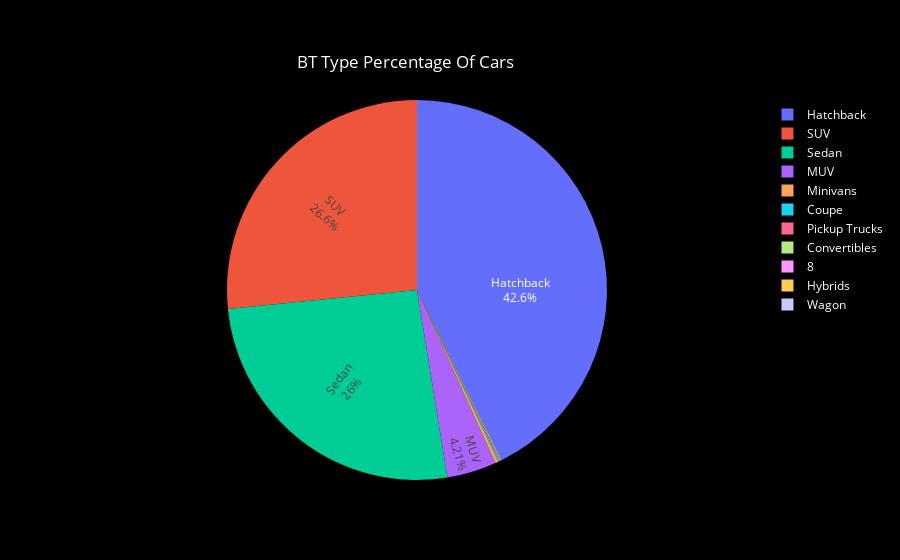

This figure's notebook cell:
### Markdown cell above
### BT Type Vs OEM Vs Price

### Code cell
# Percentage of cars in each BT Type

import plotly.graph_objects as go

FuelCountFrame = detail_frame.bt.value_counts().to_frame().reset_index()

labels = FuelCountFrame.bt.to_list()
values = FuelCountFrame['count'].to_list()

colors = ['gold', 'mediumturquoise', 'darkorange', 'lightgreen']

fig = go.Figure(data=[go.Pie(labels=labels, values=values, textinfo='label+percent',
                             insidetextorientation='radial'
                            )])

fig.update_traces(textposition='inside')
fig.update_layout(uniformtext_minsize=9, uniformtext_mode='hide')

fig.update_layout(title_text="BT Type Percentage Of Cars")
fig.update_layout(title=dict(x=0.45, y=0.9))
fig.update_layout(
    plot_bgcolor='black',  # Set background color to black
    paper_bgcolor='black',  # Set paper (outside plot area) color to black
    font=dict(color='white')  # Set text color to white
)
fig.show()

#Hatchback, SUV, Sedan cars are available in maximum
#only one Hybrids car is available

### Figure 1 — Plotly figure (JSON) as saved in the notebook; plotly's stock layout.template omitted (floating-point values rounded to 4 significant figures)
{"data": [{"insidetextorientation": "radial", "labels": ["Hatchback", "SUV", "Sedan", "MUV", "Minivans", "Coupe", "Pickup Trucks", "Convertibles", "", "Hybrids", "Wagon"], "textinfo": "label+percent", "textposition": "inside", "type": "pie", "values": [3567, 2225, 2174, 352, 23, 10, 6, 6, 4, 1, 1]}], "layout": {"font": {"color": "white"}, "paper_bgcolor": "black", "plot_bgcolor": "black", "title": {"text": "BT Type Percentage Of Cars", "x": 0.45, "y": 0.9}, "uniformtext": {"minsize": 9, "mode": "hide"}}}
